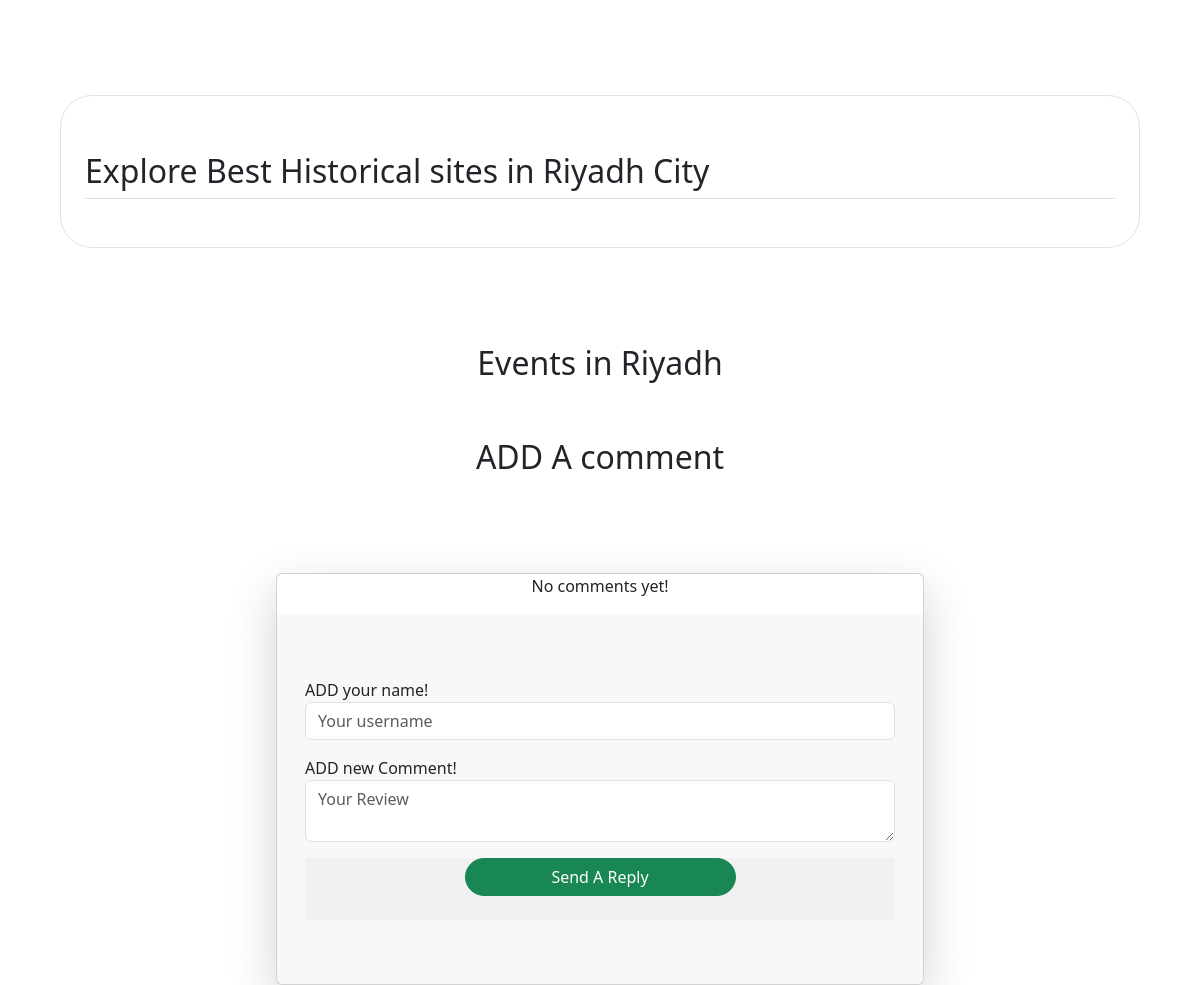
The page /destinations/riyadh (middle part) on the database as committed earlier.
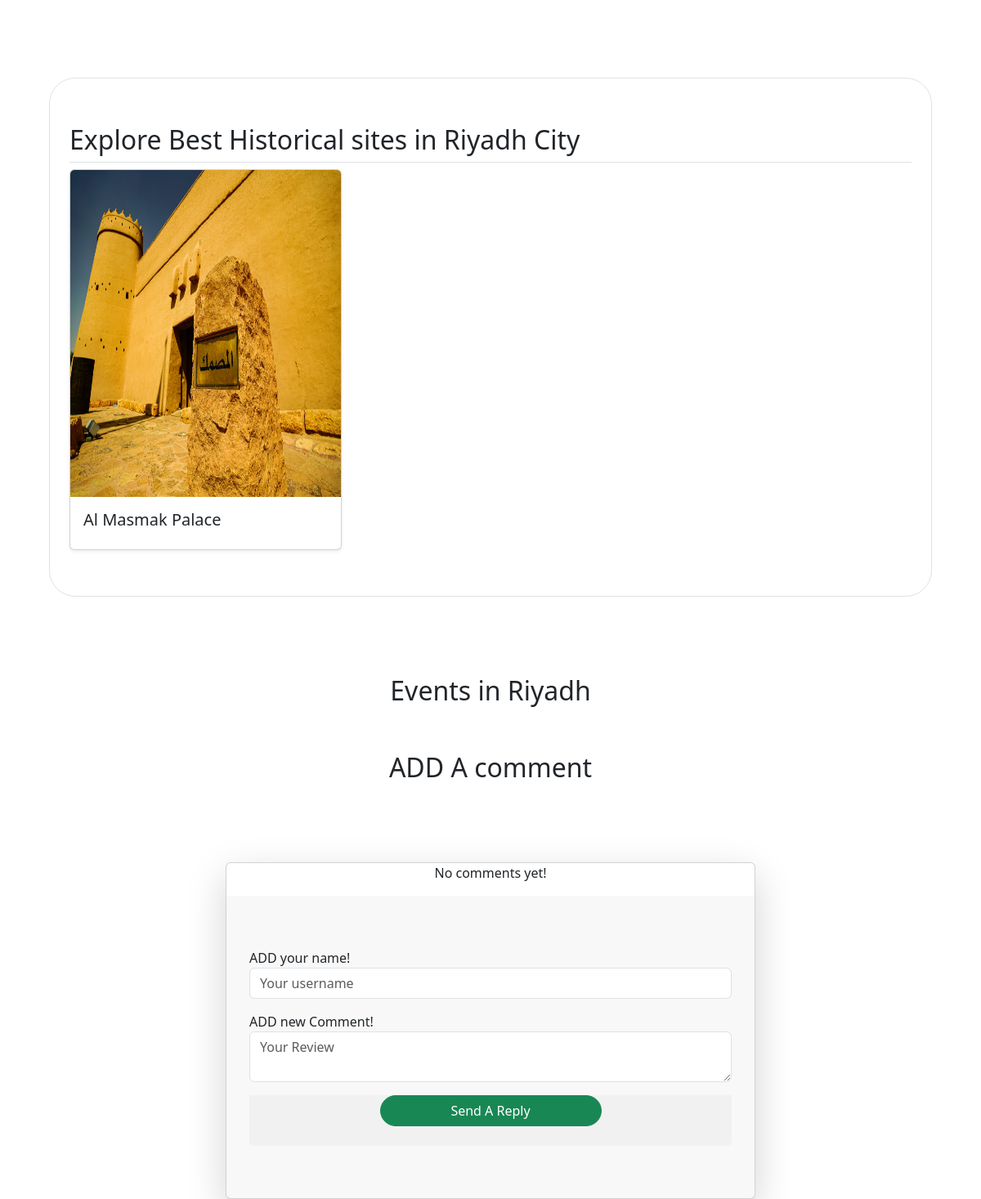
The same page on the database as committed later.
### core/models.py (models this page shows, shortened)
class Site(models.Model):
    name=models.CharField(max_length=100)
    summary=models.TextField(max_length=1000)
    image=models.ImageField(upload_to=sites_image_upload)
    location=models.ImageField(upload_to=locations_image_upload)
    destination=models.ForeignKey(Destination, related_name='sites', on_delete=models.CASCADE)
    slug=models.SlugField(blank=True,null=True)
    map_link=models.URLField(max_length=250)

### core/views.py (the view, shortened to what this page needs)
# urls.py: path('destinations/<str:slug>',views.destination_detail_view,name="destination_detail_view"),
def destination_detail_view(request,slug):
    destination_detail=Destination.objects.get(slug=slug)
    site_list=Site.objects.filter(destination=destination_detail)
    event_list=Event.objects.filter(destination=destination_detail)
    context={'Destination_detail_Var':destination_detail,'Sites_list_Var':site_list,'Events_list_Var':event_list}
    return render(request,'destinations/destination_detail.html',context)

### core/templates/destinations/destination_detail.html (shortened to what this page needs)
{% extends "base.html" %}
{% load static %}
{% block content %}
<main class="text-body-dark">
    <div class="p-5 w-100">
    </div>
  <div class="p-5 text-body-dark ">
    <div class="container">
      <div class="album py-5 border rounded-5">
        <div class="container px-4 py-2">
          <h2 class="pb-2 border-bottom">Explore Best Historical sites in {{Destination_detail_Var.name}} City</h2>
          <div class="row row-cols-1 row-cols-sm-2 row-cols-md-3 g-3">
          {% for site in Sites_list_Var %}
            <div class="col" >
              <a href="{% url 'core:site_detail_view' site.slug %}" class="text-decoration-none">
                <div class="card shadow-sm ">
                  <img src="{{site.image.url}}" class="card-img-top" width="100%" height="400px" alt="...">
                  <div class="card-body">
                    <h5 class="card-title ">{{site.name}}</h5>
                  </div>
                </div>
              </a>
            </div>
          {% endfor %}
          </div>
        </div>
      </div>
    </div>
  </div>
  <div class="p-5 w-100 ">
    <div >
      <h2 class="text-center text-body-dark left-aligned">Events in {{Destination_detail_Var.name}}</h2>
  </div>
  <div class="p-5">
      <div>
        <h2 class="text-center text-body-dark left-aligned">ADD A comment</h2>
      </div>
        <div class="container my-5 py-5 ">
          <div class="row d-flex justify-content-center">
            <div class="col-md-12 col-lg-10 col-xl-8">
              <div class="card shadow-lg">
                {% for comment in Destination_detail_Var.comments.all %}
                <div class="card-body border-bottom">
                  <div class="d-flex flex-start align-items-center">
                      <img class="rounded-circle shadow-1-strong me-3"
                    src="{% static 'img/profile2.png' %}" alt="avatar" width="60"
                    height="60" />
                    <div>
                      <h6 class="fw-bold text-primary mb-1">{{ comment.username }}</h6>
                      <p class="text-muted small mb-0">
                        Added At - {{ comment.date_added }}
                      </p>
                    </div>
                  </div>
                  <p class="mt-3 mb-4 pb-2">
                    {{ comment.body }}.
                  </p>
                {% empty %}
                    <div class="text-center">
                        <p>No comments yet!</p>
                    </div>
                {% endfor %}
                <div class="card-footer py-3 border-0 "  >
                  <div class="d-flex flex-start w-100">
                    <div class="form-outline w-100">
                      <div class="container">
                        <div class="row my-5">
                            <div class="col-md-12">
                              <form method='POST' enctype="multipart/form-data">
                                  <label for="username">ADD your name!</label>
                                  <input type="text" name="username" class="form-control mb-3" maxlength="100" required placeholder="Your username">
                                  <label for="body">ADD new Comment!</label>
                                      <textarea name="body" class="form-control mb-3" minlength="10" maxlength="2000" required placeholder="Your Review"></textarea>
                                      <div class="card-footer p-4 pt-0 border-top-0 ">
                                          <div class="text-center">
                                              <button class="btn  mt-auto btn-success w-50 rounded-pill" type="submit" >Send A Reply</button>
                                          </div>
                                      </div>
                              </form>
                            </div>
                          </div>
                      </div>
                    </div>
                  </div>
                </div>
              </div>
            </div>
          </div>
        </div>
      </div>
  </main>
{% endblock content %}

Rows that differ between the two databases and show on the page:
added Site: image (picture), name "Al Masmak Palace"
